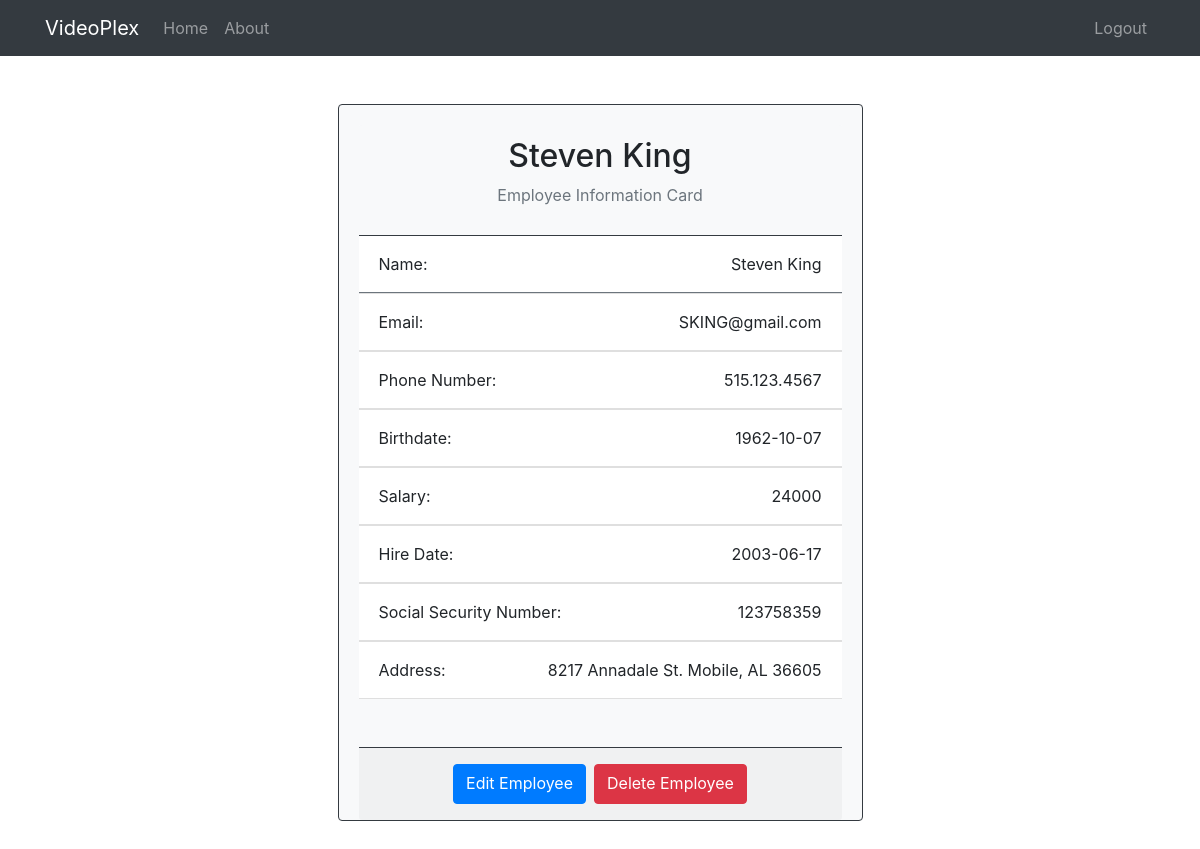
Page /cinemas/view_employee/2000/100 (signed in) on the committed database.
### tables this page shows
CREATE TABLE employee (
    employee_id INT(6) AUTO_INCREMENT,
    first_name VARCHAR(256) NOT NULL,
    last_name VARCHAR(256) NOT NULL,
    email VARCHAR(256) NOT NULL UNIQUE,
    phone VARCHAR(20) NOT NULL,
    birthdate DATE NOT NULL,
    salary INT CHECK (salary > 0),
    hire_date DATE NOT NULL,
    ssn INT(9) NOT NULL,
    address_id INT (6),
    store_number INT(6),
    manager_id INT(6),
    PRIMARY KEY (employee_id),
    FOREIGN KEY (address_id) References address (address_id),
    FOREIGN KEY (store_number) References cinema (cinema_id)
);

### app/controllers/Cinemas.php (called while the page is built, shortened)
<?php
    class Cinemas extends Controller {
        public function __construct() {
            $this->cinemaModel = $this->model('Cinema');
        }
        public function view_employee($cinema_id, $employee_id) {
            $data = [
                'cinema_id' => $cinema_id,
                'employee_id' => $employee_id,
                'employee' => array(),
                'address_string' => ''
            ];
            $data['employee'] = $this->cinemaModel->getEmployeeById($data['employee_id']);
            $data['address_string'] = $this->cinemaModel->getManagerAddressById($data['employee_id']);
            $this->view('cinemas/view_employee', $data);
        }
    }

### app/libraries/Core.php (called while the page is built, shortened)
<?php
    class Core {
        protected $currentMethod = 'index';
        public function __construct() {
            $url = $this->getUrl();
            if (file_exists('../app/controllers/' . ucwords($url[0]) . '.php')) {
                unset($url[0]);
            }
            $this->currentController = new $this->currentController;
            if (isset($url[1])) {
                if (method_exists($this->currentController, $url[1])) {
                    $this->currentMethod = $url[1];
                    unset($url[1]);
                }
            }
            $this->params = $url ? array_values($url) : [];
            call_user_func_array([$this->currentController, $this->currentMethod], $this->params);
        }
        public function getUrl() {
            if(isset($_GET['url'])) {
                $url = rtrim($_GET['url'], '/');
                $url = filter_var($url, FILTER_SANITIZE_URL);
                $url = explode('/', $url);
                return $url;
            }
        }
    }

### public/index.php (called while the page is built, shortened)
<?php
  $init = new Core;

### app/libraries/Database.php (called while the page is built, shortened)
<?php
class Database {
    private $host = DB_HOST;
    private $user = DB_USER;
    private $pass = DB_PASS;
    private $dbname = DB_NAME;
    private $dbHandler;
    private $stmt;
    public function __construct() {
        $dsn = 'mysql:host=' . $this->host . ';dbname=' . $this->dbname;
        $options = array(
            PDO::ATTR_PERSISTENT => true,
            PDO::ATTR_ERRMODE => PDO::ERRMODE_EXCEPTION,
        );
        try {
            $this->dbHandler = new PDO($dsn, $this->user, $this->pass, $options);
        }
        catch(PDOException $e) {
            $this->error = $e->getMessage();
            echo $this->error;
        }
    }
    public function query($sql) {
        $this->stmt = $this->dbHandler->prepare($sql);
    }
    public function bind($param, $value, $type = null) {
        if(is_null($type)) {
            switch(true) {
                default:
                    $type = PDO::PARAM_STR;
            }
        }
        $this->stmt->bindValue($param, $value, $type);
    }
    public function execute() {
        return $this->stmt->execute();
    }
    public function single() {
        $this->execute();
        return $this->stmt->fetch(PDO::FETCH_OBJ);
    }
}

### app/models/Cinema.php (called while the page is built, shortened)
<?php
    class Cinema {
        private $db;
        public function __construct() {
            $this->db = new Database;
        }
        public function getManagerAddressById($id) {
            $this->db->query('SELECT managerAddressById(:id) as manager_address FROM dual');
            $this->db->bind(':id', $id);
            $result = json_decode(json_encode($this->db->single()), true);
            return $result['manager_address'];
        }
        public function getEmployeeById($id) {
            $this->db->query('SELECT * FROM employee WHERE employee_id = :id');
            $this->db->bind(':id', $id);
            $result = $this->db->single();
            return $result;
        }
    }

### app/views/cinemas/view_employee.php (the view, shortened to what this page needs)
<?php require APPROOT . '/views/inc/header.php'; ?>
    <div class="col-md-6 mx-auto">
        <div class="card card-body border-dark bg-light my-5 pb-0">
            <div class="card-header  bg-light border-dark d-flex flex-column justify-content-center align-items-center">
                <h2><?php echo $data['employee']->first_name . ' ' . $data['employee']->last_name; ?></h2>
                <p class="text-muted">Employee Information Card</p>
            </div>
            <ul class="list-group list-group-flush mb-5">
                <li class="list-group-item border-secondary mb-0 pb-0">
                    <div class="d-flex justify-content-between pt-1">
                        <p class="w-50 text-left">Name:</p>
                        <p class="text-right"><?php echo $data['employee']->first_name . ' ' . $data['employee']->last_name; ?></p>
                    </div>
                </li>
                <li class="list-group-item mb-0 pb-0">
                    <div class="d-flex justify-content-between pt-1">
                        <p class="w-50">Email:</p>
                        <p><?php echo $data['employee']->email; ?></p>
                    </div>
                </li>
                <li class="list-group-item mb-0 pb-0">
                    <div class="d-flex justify-content-between pt-1">
                        <p class="w-50">Phone Number:</p>
                        <p><?php echo $data['employee']->phone; ?></p>
                    </div>
                </li>
                <li class="list-group-item mb-0 pb-0">
                    <div class="d-flex justify-content-between pt-1">
                        <p class="w-50">Birthdate:</p>
                        <p><?php echo $data['employee']->birthdate; ?></p>
                    </div>
                </li>
                <li class="list-group-item mb-0 pb-0">
                    <div class="d-flex justify-content-between pt-1">
                        <p class="w-50">Salary:</p>
                        <p><?php echo $data['employee']->salary; ?></p>
                    </div>
                </li>
                <li class="list-group-item mb-0 pb-0">
                    <div class="d-flex justify-content-between pt-1">
                        <p class="w-50">Hire Date:</p>
                        <p><?php echo $data['employee']->hire_date; ?></p>
                    </div>
                </li>
                <li class="list-group-item mb-0 pb-0">
                    <div class="d-flex justify-content-between pt-1">
                        <p class="w-50">Social Security Number:</p>
                        <p><?php echo $data['employee']->ssn; ?></p>
                    </div>
                </li>
                <li class="list-group-item mb-0 pb-0">
                    <div class="d-flex justify-content-between pt-1">
                        <p class="w-25">Address:</p>
                        <p><?php echo $data['address_string']; ?></p>
                    </div>
                </li>
            </ul>
            <div class="card-footer d-flex justify-content-center border-dark">
                <div class="p-1">
                    <a href="<?php echo URLROOT; ?>/cinemas/edit_employee/<?php
                                    echo $data['cinema_id']; ?>/<?php
                                    echo $data['employee_id']; ?>"
                                    class="btn btn-primary btn-block pb-2">Edit Employee</a>
                </div>
                <div class="p-1">
                    <a href="<?php echo URLROOT; ?>/cinemas/delete_employee/<?php echo $data['cinema_id']; ?>/<?php echo $data['employee_id']; ?>" class="btn btn-danger btn-block pb-2">Delete Employee</a>
                </div>
            </div>
        </div>
    </div>
 <?php require APPROOT . '/views/inc/footer.php'; ?>

### rows in the picture
employee: first_name "Steven", last_name "King", email "SKING@gmail.com", phone "515.123.4567", birthdate "1962-10-07", salary "24000", hire_date "2003-06-17", ssn "123758359"

### other values in the picture
SITENAME "VideoPlex"
$data['address_string'] "8217 Annadale St. Mobile, AL 36605"
